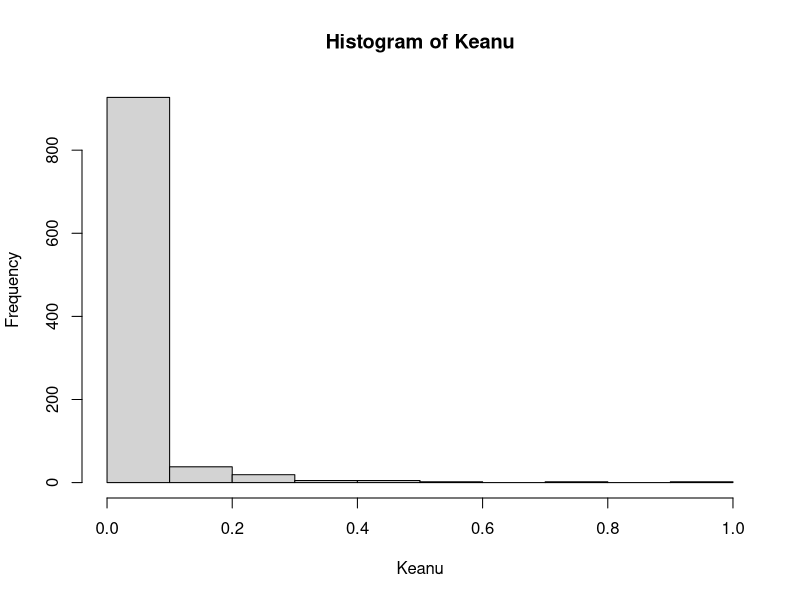
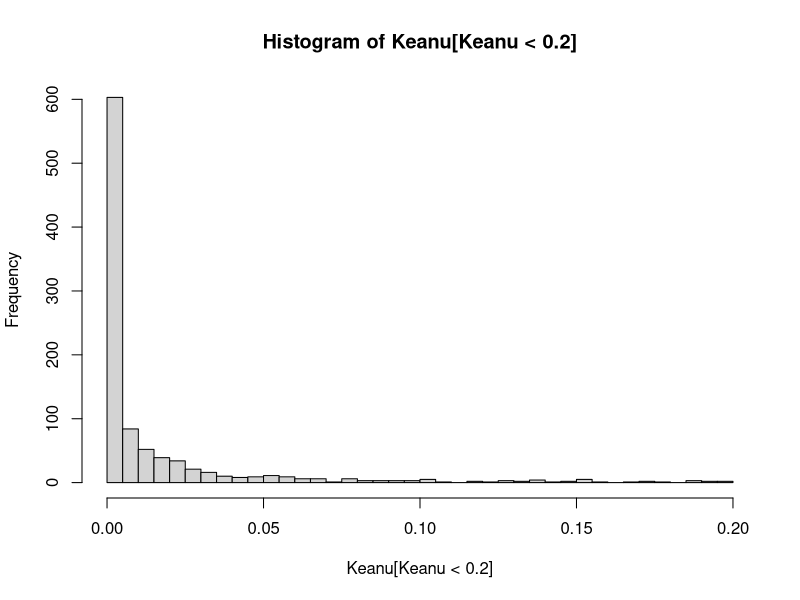
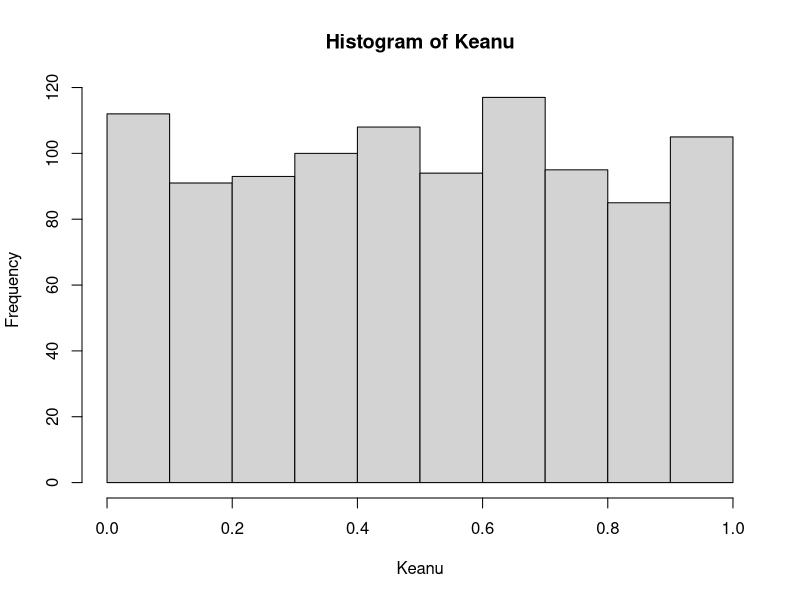
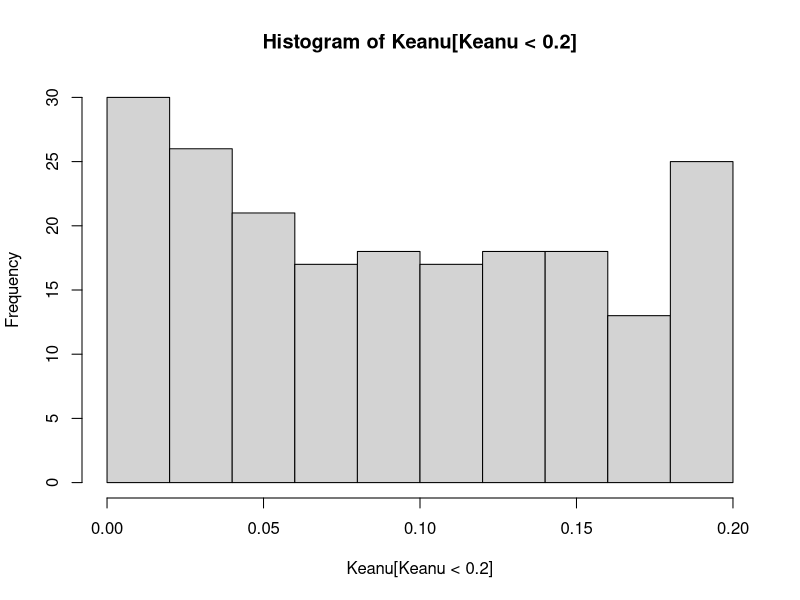

These charts were generated, in order, by the following R code: (Note: this script raises an error after producing the figures.)
###############################################################
##
##
## Simulation Summer School Workshop #2 
## Oliver (Oli) Clark  
## Youtube:  https://www.youtube.com/watch?v=UG4ObG1OBaE  
## Simulation Based Power Analysis
##
##
##############################################################

my_variable <- rnorm(10, mean=0, sd = 1)

mean(my_variable)
sd(my_variable)


mv1 <- rnorm(15, mean=0, sd = 1)
mv2 <- rnorm(15, mean=0.5, sd = 1)
t.test(mv1, mv2)

## This loop will count from 1 to 1000
for(thisRun in 1:1000){
  print(thisRun)
}

## Turn your t.test into a variable----
for(thisRun in 1:1000){
  mv1 <- rnorm(15, mean=0, sd = 1)
  mv2 <- rnorm(15, mean=0.5, sd = 1)
  t.test(mv1, mv2)
}


mrT <- t.test(mv1, mv2)
for(thisRun in 1:1000){
  mv1 <- rnorm(15, mean=0, sd = 1)
  mv2 <- rnorm(15, mean=0.5, sd = 1)
  t.test(mv1, mv2)
} 



for(thisRun in 1:10000){
  mv1 <- rnorm(15, mean=0, sd = 1)
  mv2 <- rnorm(15, mean=0.5, sd = 1)
  mrT <- t.test(mv1, mv2)
  print(mrT$p.value)
  t.test(mv1, mv2)
} 

mrT <- t.test(mv1, mv2)
## Using a Matrix, we run the t.test and store the p-values in a matrix---- 
## Run 100 iterations

Keanu <- matrix(nrow=100)
Keanu

for(thisRun in 1:100){
  mv1 <- rnorm(15, mean=0, sd = 1)
  mv2 <- rnorm(15, mean=0.5, sd = 1)
  mrT <- t.test(mv1, mv2)
  Keanu[thisRun] <- mrT$p.value ## This will store the p values into the matrix
  print(mrT$p.value)
 
}

mean(Keanu)   

### How many of the p-values are significant?----

which(Keanu < 0.05)
length(which(Keanu < 0.05))  ## this will give us power  25:100 is 25% power
### We might change the sample size.  
## We can change the k to 1000 and change the number of loops


#############################################################
### Now we will use 1000 rows in mmatrix.  
k <- 1000
Keanu <- matrix(nrow=k)
Keanu

for(thisRun in 1:1000){    ## iterations = rows
  mv1 <- rnorm(15, mean=0, sd = 1)
  mv2 <- rnorm(15, mean=0.5, sd = 1)
  mrT <- t.test(mv1, mv2)
  Keanu[thisRun] <- mrT$p.value ## This will store the p values into the matrix
  print(mrT$p.value)
  }  

# which(Keanu < 0.05)
length(which(Keanu < 0.05))


#############################################################
################### Change Sample Size of rnorm from 15 to 80 ##########---- 
################### This will increase power to 88 ######
k <- 1000
Keanu <- matrix(nrow=k)
Keanu

for(thisRun in 1:1000){    ## iterations = rows
  mv1 <- rnorm(80, mean=0, sd = 1)
  mv2 <- rnorm(80, mean=0.5, sd = 1)
  mrT <- t.test(mv1, mv2)
  Keanu[thisRun] <- mrT$p.value ## This will store the p values into the matrix
  print(mrT$p.value)
}  

# which(Keanu < 0.05)
length(which(Keanu < 0.05))
#############################################################

## HISTOGRAM 
## Distribution of p values

hist(Keanu)

## Truncate larte p-values
hist(Keanu[Keanu < 0.2], breaks=50)  
## Add breaks, we see the p-values stacked toward Zero.
## Under Ha with a sufficient sample size, p-values are likely
## to be under p 0.05.  

#############################################################  
#### Iv our mean difference is Zero, what do you think this hist would look like: ####
## Simonsohn, U. Nelson, L.D., & Simmons. J. P. (2014). P-curve: 
## a key to the file-drawer.  Journal of experimental psychology:
## General, 143(2)  
## Simonsohn, U., Nelson, L., & Simmons, J. (2014). P-curve: A Key to The File Drawer. Journal of Experimental Psychology: General, 534–547. https://doi.org/10.1037/a0033242

## Uniform distribution - each value is equally likely  
## Change k to 10,000 

k <- 1000
Keanu <- matrix(nrow=k)
Keanu

for(thisRun in 1:k){    ## iterations = rows
  mv1 <- rnorm(80, mean=0, sd = 1)
  mv2 <- rnorm(80, mean=0, sd = 1)
  mrT <- t.test(mv1, mv2)
  Keanu[thisRun] <- mrT$p.value ## This will store the p values into the matrix
  print(mrT$p.value)
}  

# which(Keanu < 0.05)
length(which(Keanu < 0.05))

hist(Keanu)
hist(Keanu[Keanu < 0.2])
hist(Keanu[Keanu < 0.2, breaks = 50])

## Plot a Power Curve---- 
## run  nested loops
# Create a matrix Sample-Sizes and Power 



Morpheus <- matrix(nrow = 7, ncol = 2)
sizes <- c(10,20,30,40,50,60,70)  

for(thisSize in 1:nrow(Morpheus)){
k <- 1000
Keanu <- matrix(nrow = k)

for(thisRun in 1:k){
  mv1 <- rnorm(sizes[thisSize], mean=100, sd = 15)
  mv2 <- rnorm(sizes[thisSize], mean=115, sd = 15)
  mrT <- t.test(mv1, mv2)
  Keanu[thisRun] <- mrT$p.value
}

Morpheus[thisSize, 1] <- sizes[thisSize]
Morpheus[thisSize, 2] <- sum(Keanu < 0.05)

}

plot(Morpheus) # This is our power curve

# The no of people we have to give the drug to to increase the IQ by sd 15
hist(Keanu[Keanu < 0.2], breaks=50) 

# We have a huge effect size.  


